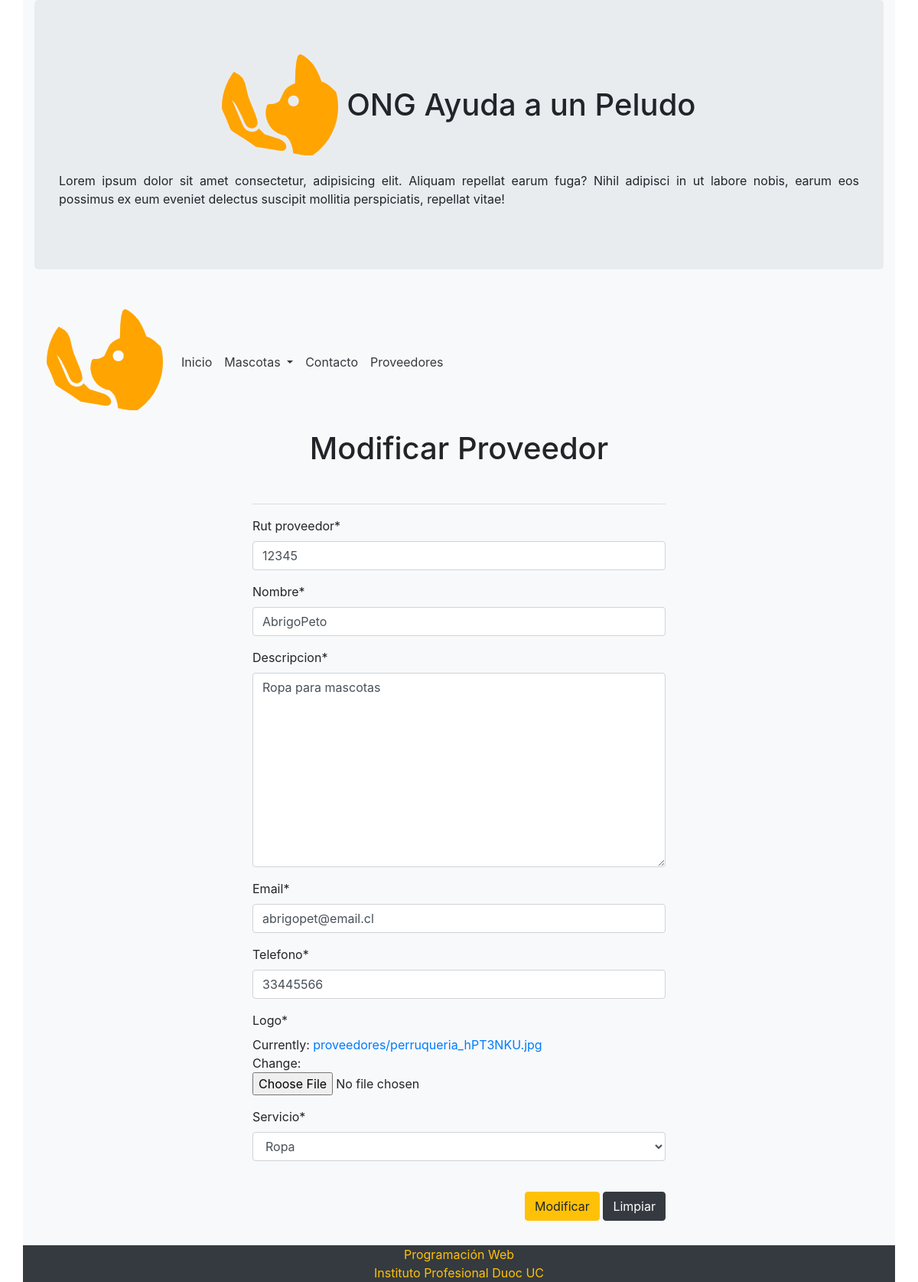
Page /modificar_proveedor/12345 on the committed database.
### core/models.py (models this page shows, shortened)
class Proveedor (models.Model):
    rut = models.CharField(max_length=13 , primary_key=True, verbose_name="Rut proveedor")
    nombre = models.CharField(max_length=50, verbose_name="Nombre")
    descripcion = models.TextField(max_length=100,verbose_name="Descripcion")
    email = models.CharField(max_length=50, verbose_name="Email")
    telefono = models.CharField(max_length=20, verbose_name="Telefono")
    logo = models.ImageField(upload_to = "proveedores",null=True)
    servicio = models.ForeignKey(Servicio, on_delete=models.CASCADE)

### core/views.py (the view, shortened to what this page needs)
# urls.py: path('modificar_proveedor/<id>', form_mod_proveedor, name='modificar_proveedor'),
def form_mod_proveedor (request,id):
    proveedor =get_object_or_404(Proveedor,rut = id)
    datos = {
        'form' : ProveedorForm(instance=proveedor)
    }
    return render(request, 'core/form_mod_proveedor.html', datos)

### core/forms.py
class ProveedorForm(forms.ModelForm):
    class Meta:
        model = Proveedor
        fields = '__all__'

### core/models.py (called while the page is built)
    def __str__(self):
        return self.nombre_servicio

### core/templates/core/form_mod_proveedor.html (shortened to what this page needs)
{% extends 'core/base.html' %} {% load static %} {% block css %}
<link rel="stylesheet" href="{% static 'core/css/estilo.css' %}" />
{% endblock %} {% block contenido %} {% load crispy_forms_tags %}
<div class="row">
  <div class="col-12 col-md-6 offset-md-3">
    <h1 class="text-center">Modificar Proveedor</h1>
    <br />
    <hr />
    <form method="POST" action="" enctype="multipart/form-data">
      {% csrf_token %} {{form | crispy}}
      <br />
      <div class="d-flex justify-content-end">
        <input type="submit" class="btn btn-warning" value="Modificar" />
        <input type="reset" class="btn btn-dark" value="Limpiar" />
      </div>
      <div class="d-flex justify-content-center">
      </div>
    </form>
  </div>
</div>
{{mensaje}} {% endblock %}

### rows in the picture
Proveedor: rut "12345", nombre "AbrigoPeto", descripcion "Ropa para mascotas", email "abrigopet@email.cl", telefono "33445566", servicio "Ropa"
